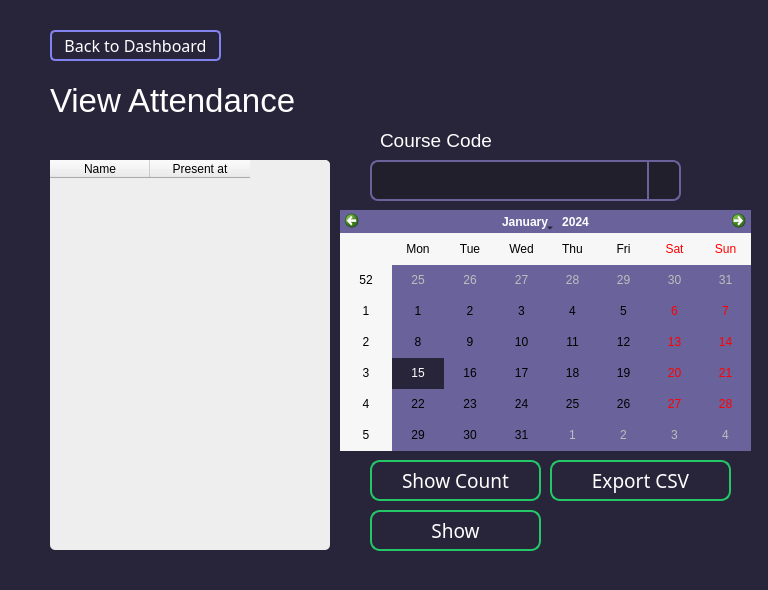
<?xml version="1.0" encoding="UTF-8"?>
<ui version="4.0">
 <class>MainWindow</class>
 <widget class="QMainWindow" name="MainWindow">
  <property name="geometry">
   <rect>
    <x>0</x>
    <y>0</y>
    <width>768</width>
    <height>590</height>
   </rect>
  </property>
  <property name="windowTitle">
   <string>MainWindow</string>
  </property>
  <property name="styleSheet">
   <string notr="true">background-color: rgb(40,37,58);</string>
  </property>
  <widget class="QWidget" name="centralwidget">
   <widget class="QPushButton" name="show_data_btn">
    <property name="geometry">
     <rect>
      <x>370</x>
      <y>510</y>
      <width>171</width>
      <height>41</height>
     </rect>
    </property>
    <property name="font">
     <font>
      <family>Product Sans</family>
      <pointsize>14</pointsize>
      <weight>50</weight>
      <bold>false</bold>
     </font>
    </property>
    <property name="styleSheet">
     <string notr="true">QPushButton#show_data_btn {
    background-color: none;
    border: 1.5px solid  rgb(36,199,103); ;
	border-radius: 10px;
    color: white;
}

QPushButton#show_data_btn:hover {
    background-color: rgb(36,199,103);
	color: rgb(54, 54, 54)
    
}</string>
    </property>
    <property name="text">
     <string>Show</string>
    </property>
    <property name="flat">
     <bool>true</bool>
    </property>
   </widget>
   <widget class="QPushButton" name="backtodashboard_btn">
    <property name="geometry">
     <rect>
      <x>50</x>
      <y>30</y>
      <width>171</width>
      <height>31</height>
     </rect>
    </property>
    <property name="font">
     <font>
      <family>Product Sans</family>
      <pointsize>12</pointsize>
      <weight>50</weight>
      <bold>false</bold>
     </font>
    </property>
    <property name="styleSheet">
     <string notr="true">QPushButton#backtodashboard_btn {
    background-color: none;
    border: 1.5px solid rgb(130,130,240) ;
	border-radius: 5px;
    color: white;
}

QPushButton#backtodashboard_btn:hover {
    background-color:  rgb(130,130,240);
	color: rgb(54, 54, 54)
    
}</string>
    </property>
    <property name="text">
     <string>Back to Dashboard</string>
    </property>
    <property name="flat">
     <bool>true</bool>
    </property>
   </widget>
   <widget class="QLabel" name="show_data_lbl">
    <property name="geometry">
     <rect>
      <x>380</x>
      <y>80</y>
      <width>341</width>
      <height>31</height>
     </rect>
    </property>
    <property name="font">
     <font>
      <family>Product Sans</family>
      <pointsize>12</pointsize>
      <weight>50</weight>
      <bold>false</bold>
     </font>
    </property>
    <property name="styleSheet">
     <string notr="true">color :  rgb(36,199,103);</string>
    </property>
    <property name="text">
     <string/>
    </property>
    <property name="alignment">
     <set>Qt::AlignRight|Qt::AlignTrailing|Qt::AlignVCenter</set>
    </property>
   </widget>
   <widget class="QTableWidget" name="tableWidget">
    <property name="geometry">
     <rect>
      <x>50</x>
      <y>160</y>
      <width>280</width>
      <height>390</height>
     </rect>
    </property>
    <property name="font">
     <font>
      <kerning>true</kerning>
     </font>
    </property>
    <property name="autoFillBackground">
     <bool>false</bool>
    </property>
    <property name="styleSheet">
     <string notr="true">border-radius:5px;background:#eee;/*border:2px solid #333;padding-left:5px;*/</string>
    </property>
    <column>
     <property name="text">
      <string>Name</string>
     </property>
    </column>
    <column>
     <property name="text">
      <string>Present at</string>
     </property>
    </column>
   </widget>
   <widget class="QLabel" name="label_8">
    <property name="geometry">
     <rect>
      <x>380</x>
      <y>130</y>
      <width>161</width>
      <height>21</height>
     </rect>
    </property>
    <property name="font">
     <font>
      <family>MS Shell Dlg 2</family>
      <pointsize>14</pointsize>
      <weight>50</weight>
      <bold>false</bold>
     </font>
    </property>
    <property name="styleSheet">
     <string notr="true">color:rgb(255, 255, 255)</string>
    </property>
    <property name="text">
     <string>Course Code</string>
    </property>
   </widget>
   <widget class="QComboBox" name="course_code_cbox">
    <property name="geometry">
     <rect>
      <x>370</x>
      <y>160</y>
      <width>311</width>
      <height>41</height>
     </rect>
    </property>
    <property name="styleSheet">
     <string notr="true">QComboBox {
border: 2px solid rgb(106, 98, 154);
border-radius: 8px;
background: rgb(34,31,44);
color: white;
padding: 12px;
font-size:15px;
}

/*
QComboBox:editable {
	//drop down menur border radius dewa hoile konay konay following color deha jaye
    background: red; 
	border-radius: 8px;
	color: white;
}*/


QComboBox:!editable, QComboBox::drop-down:editable {
background:  rgb(34,31,44); color: white;
}
QComboBox:!editable:hover, QComboBox::drop-down:!editable {
background:   rgb(34,31,44); color: aqua;
}
/* QComboBox gets the &quot;on&quot; state when the popup is open */
QComboBox:!editable:on, QComboBox::drop-down:editable:on {
	/* on state howar por main combobox er bgcolor ekhane change korte parbo*/
    background:  rgb(34,31,44);
	font-weight: 30px;
}
QComboBox:on { /* shift the text when the popup opens */
color:white;
}
QComboBox::drop-down {
    subcontrol-origin: padding;
    subcontrol-position: top right;
    width: 30px; /* arrow er separator ta left theke 30px duure */

    border-left-width: 2px;
    border-left-color: rgb(106, 98, 154);
    border-left-style: solid; /* just a single line */
    border-top-right-radius: 8px; /* same radius as the QComboBox */
    border-bottom-right-radius: 8px;
	/* extra */
	/*border-bottom-left-radius: 8px;
	border-top-left-radius: 8px;*/

}
QComboBox::drop-down:hover {
   background: transparent;
}

QComboBox::down-arrow {
    /*image: url(/usr/share/icons/crystalsvg/16x16/actions/downdown.png);*/
	image: url(./downdown.png)
}
QComboBox::down-arrow:on { /* shift the arrow when popup is open */
    top: 1px;
    left: 1px;
}
QComboBox QAbstractItemView {
border: 2px solid rgb(106, 98, 154);
border-radius: 8px;
padding-left: 5px;
padding-right: 5px;
padding-top:5px;
padding-bottom:5px;
selection-background-color:  rgb(106, 98, 154);
color: white;
}
</string>
    </property>
    <property name="editable">
     <bool>false</bool>
    </property>
   </widget>
   <widget class="QCalendarWidget" name="cal">
    <property name="geometry">
     <rect>
      <x>340</x>
      <y>210</y>
      <width>411</width>
      <height>241</height>
     </rect>
    </property>
    <property name="styleSheet">
     <string notr="true">QCalendarWidget QAbstractItemView
{ 
    /* selection-background-color: ; border-radius: 10px;selection-color: white; */
    selection-background-color:  rgb(40,37,58);
    selection-color: white;
}
QCalendarWidget QWidget 
{
  
/*title color color: white;  background-color:  rgb(106, 98, 154);  */
background-color:  rgb(106, 98, 154);
 
}
QCalendarWidget QTableView
{
/* border-bottom: 2px solid rgb(106, 98, 154); */

    background-color:  rgb(106, 98, 154);

}</string>
    </property>
   </widget>
   <widget class="QPushButton" name="export_csv_btn">
    <property name="geometry">
     <rect>
      <x>550</x>
      <y>460</y>
      <width>181</width>
      <height>41</height>
     </rect>
    </property>
    <property name="font">
     <font>
      <family>Product Sans</family>
      <pointsize>14</pointsize>
      <weight>50</weight>
      <bold>false</bold>
     </font>
    </property>
    <property name="styleSheet">
     <string notr="true">QPushButton#export_csv_btn {
    background-color: none;
    border: 1.5px solid rgb(36,199,103) ;
	border-radius: 10px;
    color: white;
}

QPushButton#export_csv_btn:hover {
    background-color: rgb(36,199,103);
	color: rgb(54, 54, 54)
    
}</string>
    </property>
    <property name="text">
     <string>Export CSV</string>
    </property>
    <property name="flat">
     <bool>true</bool>
    </property>
   </widget>
   <widget class="QLabel" name="welcome">
    <property name="geometry">
     <rect>
      <x>50</x>
      <y>80</y>
      <width>351</width>
      <height>40</height>
     </rect>
    </property>
    <property name="font">
     <font>
      <family>MS Shell Dlg 2</family>
      <pointsize>25</pointsize>
     </font>
    </property>
    <property name="styleSheet">
     <string notr="true">color: white;
</string>
    </property>
    <property name="text">
     <string>View Attendance</string>
    </property>
   </widget>
   <widget class="QPushButton" name="show_data_btn_2">
    <property name="geometry">
     <rect>
      <x>370</x>
      <y>460</y>
      <width>171</width>
      <height>41</height>
     </rect>
    </property>
    <property name="font">
     <font>
      <family>Product Sans</family>
      <pointsize>14</pointsize>
      <weight>50</weight>
      <bold>false</bold>
     </font>
    </property>
    <property name="styleSheet">
     <string notr="true">QPushButton#show_data_btn_2{
    background-color: none;
    border: 1.5px solid  rgb(36,199,103); ;
	border-radius: 10px;
    color: white;
}

QPushButton#show_data_btn_2:hover {
    background-color: rgb(36,199,103);
	color: rgb(54, 54, 54)
    
}</string>
    </property>
    <property name="text">
     <string>Show Count</string>
    </property>
    <property name="flat">
     <bool>true</bool>
    </property>
   </widget>
   <zorder>show_data_btn</zorder>
   <zorder>backtodashboard_btn</zorder>
   <zorder>tableWidget</zorder>
   <zorder>label_8</zorder>
   <zorder>course_code_cbox</zorder>
   <zorder>cal</zorder>
   <zorder>export_csv_btn</zorder>
   <zorder>welcome</zorder>
   <zorder>show_data_lbl</zorder>
   <zorder>show_data_btn_2</zorder>
  </widget>
 </widget>
 <resources/>
 <connections/>
</ui>
